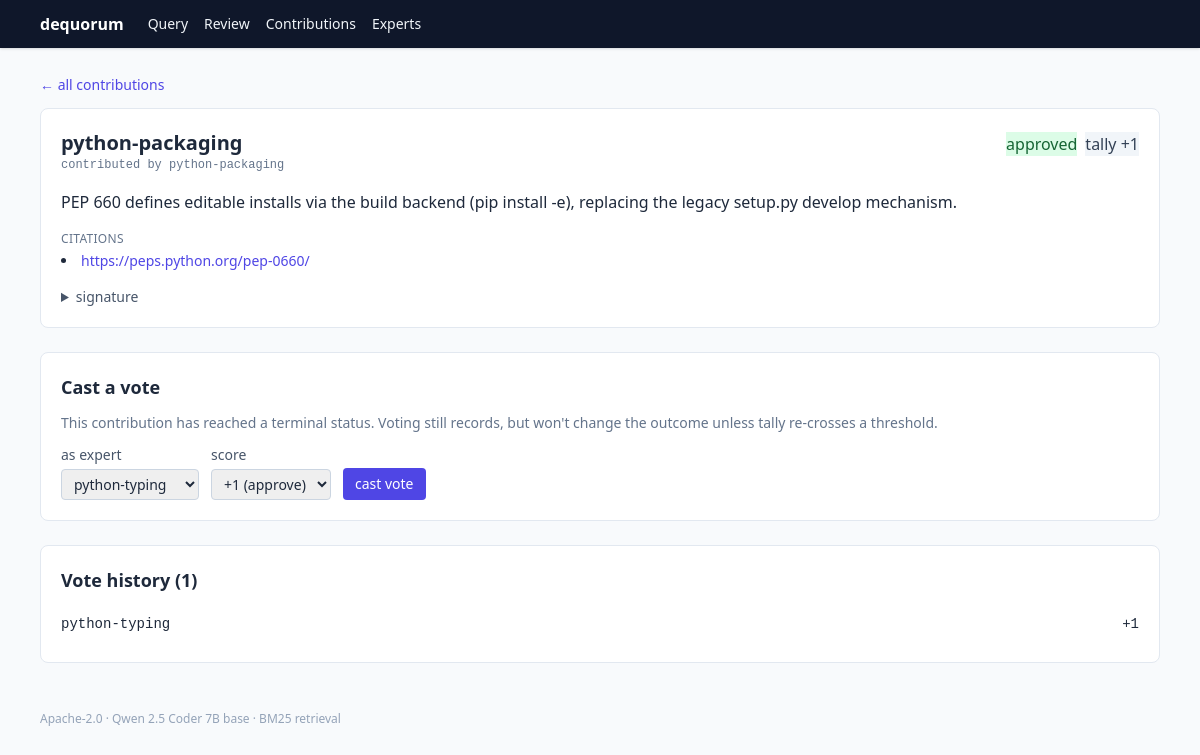
/contributions/158d15f7ecb9cb95d01a990cb9c73820, run on the app's committed database.
### tables this page shows
CREATE TABLE contributions (
    contribution_id TEXT PRIMARY KEY,
    expert_id TEXT NOT NULL,
    contributor_id TEXT NOT NULL,
    text TEXT NOT NULL,
    citations_json TEXT NOT NULL,
    sig_node_id TEXT NOT NULL,
    sig_input_hash TEXT NOT NULL,
    sig_output_hash TEXT NOT NULL,
    sig_digest TEXT NOT NULL
, status TEXT NOT NULL DEFAULT 'approved');

CREATE TABLE votes (
    vote_id TEXT PRIMARY KEY,
    contribution_id TEXT NOT NULL,
    voter_id TEXT NOT NULL,
    score INTEGER NOT NULL CHECK(score IN (-1, 0, 1)),
    sig_node_id TEXT NOT NULL,
    sig_input_hash TEXT NOT NULL,
    sig_output_hash TEXT NOT NULL,
    sig_digest TEXT NOT NULL,
    UNIQUE(contribution_id, voter_id)
);

### dequorum/web/app.py (the view)
    @app.get("/contributions/{contribution_id}", response_class=HTMLResponse)
    def contribution_detail(request: Request, contribution_id: str) -> HTMLResponse:
        with _open_store() as store:
            c = store.get(contribution_id)
            if c is None:
                raise HTTPException(status_code=404, detail="contribution not found")
            status = store.get_status(contribution_id)
            tally = store.vote_tally(contribution_id)
            votes = store.votes_for(contribution_id)
        return templates.TemplateResponse(
            request,
            "contribution.html",
            {
                "c": c,
                "status": status,
                "tally": tally,
                "votes": votes,
                "experts": registry.all(),
            },
        )

### dequorum/web/templates/contribution.html (shortened to what this page needs)
{% extends "base.html" %}
{% block content %}
<a href="/contributions" class="text-sm text-indigo-600 hover:underline">&larr; all contributions</a>
<div class="bg-white border border-slate-200 rounded-lg p-5 mt-3">
  <div class="flex items-baseline justify-between gap-3 flex-wrap">
    <div>
      <h1 class="text-xl font-bold">{{ c.expert_id }}</h1>
      <div class="mono text-xs text-slate-500">contributed by {{ c.contributor_id }}</div>
    </div>
    <div class="flex items-center gap-2">
      {% if status == STATUS_APPROVED %}
      <span class="badge bg-green-100 text-green-800">approved</span>
      {% elif status == STATUS_REJECTED %}
      <span class="badge bg-red-100 text-red-800">rejected</span>
      {% else %}
      <span class="badge bg-amber-100 text-amber-800">pending</span>
      {% endif %}
      <span class="badge bg-slate-100 text-slate-700">tally {{ "%+d"|format(tally) }}</span>
    </div>
  </div>
  <p class="text-slate-800 leading-relaxed mt-4">{{ c.text }}</p>
  {% if c.citations %}
  <div class="mt-4">
    <div class="text-xs uppercase tracking-wide text-slate-500 mb-1">citations</div>
    <ul class="list-disc list-inside text-sm space-y-1">
      {% for url in c.citations %}
      <li><a href="{{ url }}" target="_blank" rel="noopener" class="text-indigo-600 hover:underline break-all">{{ url }}</a></li>
      {% endfor %}
    </ul>
  </div>
  {% endif %}
  <details class="mt-4 text-sm">
    <summary class="cursor-pointer text-slate-600">signature</summary>
  </details>
</div>
<div class="bg-white border border-slate-200 rounded-lg p-5 mt-6">
  <h2 class="text-lg font-semibold mb-3">Cast a vote</h2>
  {% if status != STATUS_PENDING %}
  <p class="text-sm text-slate-500 mb-3">This contribution has reached a terminal status. Voting still records, but won't change the outcome unless tally re-crosses a threshold.</p>
  {% endif %}
  <form method="post" action="/contributions/{{ c.contribution_id }}/vote" class="flex flex-wrap items-end gap-3">
    <label class="text-sm">
      <span class="block text-slate-600 mb-1">as expert</span>
      <select name="voter_id" required class="border border-slate-300 rounded px-2 py-1">
        {% for e in experts %}
        {% if e.expert_id != c.contributor_id %}
        <option value="{{ e.expert_id }}">{{ e.expert_id }}</option>
        {% endif %}
        {% endfor %}
      </select>
    </label>
    <label class="text-sm">
      <span class="block text-slate-600 mb-1">score</span>
      <select name="score" class="border border-slate-300 rounded px-2 py-1">
        <option value="1">+1 (approve)</option>
      </select>
    </label>
    <button type="submit" class="bg-indigo-600 text-white rounded px-3 py-1.5 text-sm hover:bg-indigo-700">cast vote</button>
  </form>
</div>
<div class="bg-white border border-slate-200 rounded-lg p-5 mt-6">
  <h2 class="text-lg font-semibold mb-3">Vote history ({{ votes|length }})</h2>
  {% if votes %}
  <ul class="divide-y divide-slate-100 text-sm">
    {% for v in votes %}
    <li class="py-2 flex justify-between">
      <span class="mono">{{ v.voter_id }}</span>
      <span class="mono">{{ "%+d"|format(v.score) }}</span>
    </li>
    {% endfor %}
  </ul>
  {% else %}
  <p class="text-sm text-slate-500">No votes yet.</p>
  {% endif %}
</div>
{% endblock %}

### dequorum/web/templates/base.html (style rules this page uses)
.badge { @apply inline-flex items-center px-2 py-0.5 rounded-md text-xs font-medium; }
.mono { font-family: ui-monospace, SFMono-Regular, Menlo, monospace; }

### data on the page
contributions: expert_id "python-packaging", contributor_id "python-packaging", text "PEP 660 defines editable installs via the build backend (pip install -e), replacing the legacy setup.py develop mechanism.", voter_id "python-typing"
votes: voter_id "python-typing"

### other printed values
{{ "%+d"|format(tally) }} "+1"
{{ url }} "https://peps.python.org/pep-0660/"
{{ votes|length }} "1"
{{ "%+d"|format(v.score) }} "+1"
